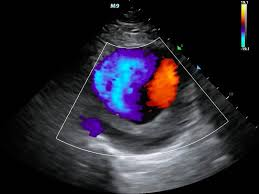
#> input picture notebooks/doplerUS.jpg, 259 x 194 px
$ jupyter execute 3.pillowLibrary.ipynb
#> lines starting #> are read from the running program, lines starting #| are printed output that depends on the picture
# Introduction to Image Processing with Pillow in Python

In this tutorial, I'll explore the basics of image processing using the **Pillow** library in Python. Pillow is great for *beginner-level image processing* tasks, such as resizing, cropping, rotating, flipping images, and converting between different color modes. **It is not** intended for more complex tasks like *object recognition* or *image segmentation*, where libraries like **OpenCV** and **scikit-image** come in handy. However, Pillow is an excellent choice for basic automation and manipulation of image files.

How to install?
`pip install Pillow`

Now since the Pillow is installed, let's begin!

---

## Reading Images

To start working with images in Pillow, we first need to *read an image* file. We do this using the `Image` module from the `PIL` (Pillow) library.

[cell 1]
# import library
from PIL import Image

# Open an image file
img = Image.open("doplerUS.jpg")
#> img is the input picture: PIL image 259x194 RGB; mean R, G, B 41.1, 38.6, 47.6

# Show image details
print(f"Image Format: {img.format}")  # Output: JPEG
#| Image Format: JPEG
print(f"Image Mode: {img.mode}")      # Output: RGB
#| Image Mode: RGB
print(f"Image Size (width, height): {img.size}")   # Output: (259, 194)
#| Image Size (width, height): (259, 194)

**Explanation**:
- `Image.open()`: Opens an image file.
- `img.format`: Returns the format of the image (e.g., JPEG, PNG).
- `img.mode`: Describes the color space of the image (e.g., RGB, grayscale).
- `img.size`: Provides the dimensions of the image (width, height).

---

## Resizing Images

Resizing images can be done with the `.resize()` method, but this method does not maintain the aspect ratio by default. If I want to maintain the aspect ratio, I can use `.thumbnail()`.

### Resizing Without Maintaining Aspect Ratio:

[cell 2]
# Resize image to new dimensions without maintaining aspect ratio
resized_img1 = img.resize((200, 300))
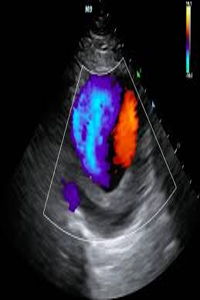
#> resized_img1: PIL image 200x300 RGB; mean R, G, B 41.1, 38.6, 47.6
# Un-comment t osave the image
# resized_img.save("resized_doplerUS.jpg")

# Plot the image
import matplotlib.pyplot as plt
plt.imshow(resized_img1)
plt.show()

# print new image size
print(f"The new Width is {resized_img1.size[0]} and new height is {resized_img1.size[1]}")
#| The new Width is 200 and new height is 300

### Resizing With Aspect Ratio Preservation:

[cell 3]
# Resize image while maintaining aspect ratio
img.thumbnail((200, 300))
#> img: PIL image 200x150 RGB
# Un-comment t osave the image
# img.save("thumbnail_image.jpg")

# Plot the image
import matplotlib.pyplot as plt
plt.imshow(img)
# plt.axis('off')  # Optional: Hide axes
plt.show()

# print new image size
print(f"The new Width is {img.size[0]} and new height is {img.size[1]}")
#| The new Width is 200 and new height is 150

**Explanation**:
- `resize()`: Resizes the image to a specific width and height, potentially **distorting** it.
- `thumbnail()`: Resizes the image to fit within the specified dimensions while preserving the aspect ratio.

---

## Cropping and Pasting Images
### Cropping:
Cropping an image in Pillow is straightforward using the `.crop()` method. You specify the coordinates for the box to crop: `(left, upper, right, lower)`. For example:
We're specifying a rectangle with:
- Left edge at x = 0 (starting from the leftmost side).
- Upper edge at y = 0 (starting from the topmost side).
- Right edge at x = 50 (50 pixels from the left).
- Lower edge at y = 50 (50 pixels from the top).

[cell 4]
# Crop the image: (left, upper, right, lower)
cropped_img = img.crop((100, 100, 200, 200))
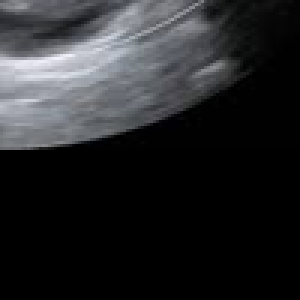
#> cropped_img: PIL image 100x100 RGB (shown 3 times larger); mean R, G, B 38.1, 38.9, 40.9
# cropped_img.save("images/cropped_image.jpg")

plt.imshow(cropped_img)
plt.show()

### Pasting:
To paste one image onto another, we first need to open the target image and the image to paste. We can use the `.paste()` method to place one image at a specified location.

[cell 5]
# Open two images
img1 = Image.open("test_image.jpeg")
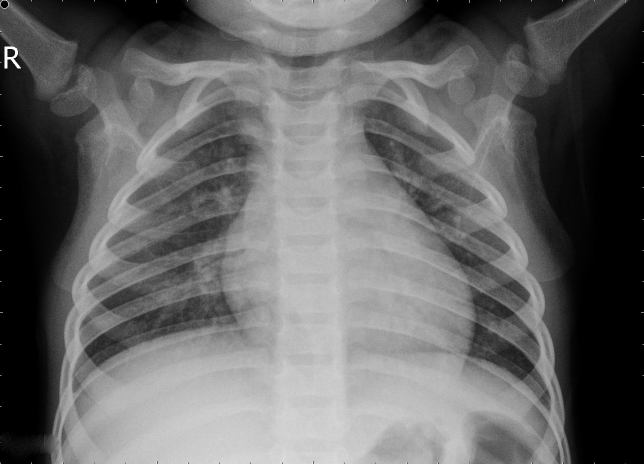
#> input picture notebooks/test_image.jpeg, 1288 x 928 px (shown at 1/2 size)
#> img1 is the input picture: PIL image 1288x928 L; min 0, max 255, mean 102.6
img2 = Image.open("doplerUS.jpg")

# Resize img2 to fit
img2.thumbnail((200, 200))

# Create a copy of img1
img1_copy = img1.copy()

# Paste img2 onto img1_copy at coordinates (50, 50)
img1_copy.paste(img2, (50, 50))

# Save the result
# img1_copy.save("images/pasted_image.jpg")

plt.imshow(img1_copy, cmap="gray")
plt.show()

---

## Rotating and Flipping Images

Pillow makes it easy to rotate and flip images using `.rotate()` and `.transpose()`.

### Rotating:

[cell 6]
# Rotate image by 90 degrees
rotated_img = img.rotate(90)
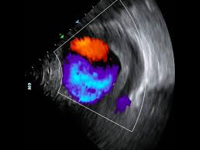
#> rotated_img: PIL image 200x150 RGB; mean R, G, B 39.4, 36.9, 46

plt.imshow(rotated_img)

If we want to keep the entire image after rotation (including the corners that may get cut off), we can use the expand=True option.

[cell 7]
# Rotate image by 90 degrees
rotated_img = img.rotate(90, expand = True)
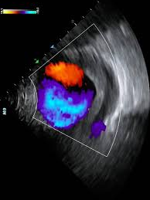
#> rotated_img: PIL image 150x200 RGB; mean R, G, B 41.1, 38.6, 47.6
rotated_img1 = img.rotate(45, expand = True)
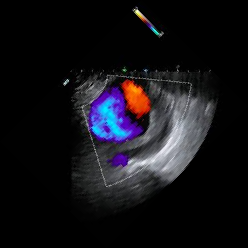
#> rotated_img1: PIL image 248x248 RGB; mean R, G, B 20, 18.8, 23.2

fig, axes = plt.subplots(1, 2, figsize = (10, 5))
axes[0].imshow(rotated_img)
axes[1].imshow(rotated_img1)

plt.tight_layout()
plt.show()

**Explanation**:
- `plt.subplots(1, 2)`: Creates a grid of 1 row and 2 columns for images.
- `axes[0].imshow(rotated_img)`: Displays the first rotated image on the left.
- `axes[1].imshow(rotated_img1)`: Displays the second rotated image on the right.
- `axes[i].axis('off')`: Hides the axes for a cleaner image display.
- `plt.tight_layout()`: Automatically adjusts the spacing between the subplots for better layout.

This will display the rotated images side by side in a single window.

### Flipping:

Pillow also provides methods for flipping images horizontally or vertically using `.transpose()`.

[cell 8]
# Flip image horizontally (left to right)
flipped_img_lr = img.transpose(Image.FLIP_LEFT_RIGHT)
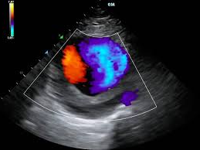
#> flipped_img_lr: PIL image 200x150 RGB; mean R, G, B 41.1, 38.6, 47.6

# Flip image vertically (top to bottom)
flipped_img_tb = img.transpose(Image.FLIP_TOP_BOTTOM)
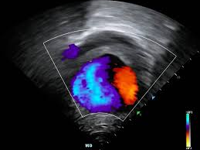
#> flipped_img_tb: PIL image 200x150 RGB; mean R, G, B 41.1, 38.6, 47.6

fig, axes = plt.subplots(1, 2, figsize = (10, 5))
axes[0].imshow(flipped_img_lr)
axes[1].imshow(flipped_img_tb)

plt.tight_layout()
plt.show()

---

## Converting Between Color Modes

Pillow supports converting between different color spaces like grayscale, RGB, and CMYK. To convert an image to grayscale, use `.convert()`.

[cell 9]
# Convert the image to grayscale
gray_img = img.convert("L")

fig, axes = plt.subplots(1, 2, figsize = (10, 5))
axes[0].imshow(gray_img, cmap = "gray")
axes[1].imshow(img)

plt.tight_layout()
plt.show()

Other possible modes:
- "RGB": Standard color mode.
- "L": Grayscale mode.
- "CMYK": Cyan, Magenta, Yellow, and Key (Black) mode.

---

## Automating Image Processing

If we have a folder full of images and want to apply the same process to each, we can automate this with the glob library to read files and apply processing to all of them.

[cell 10]
import glob

# Set path to images
path = "xray_images/*.jpeg"

# Iterate through all images in the folder
for file in glob.glob(path):
    img = Image.open(file)
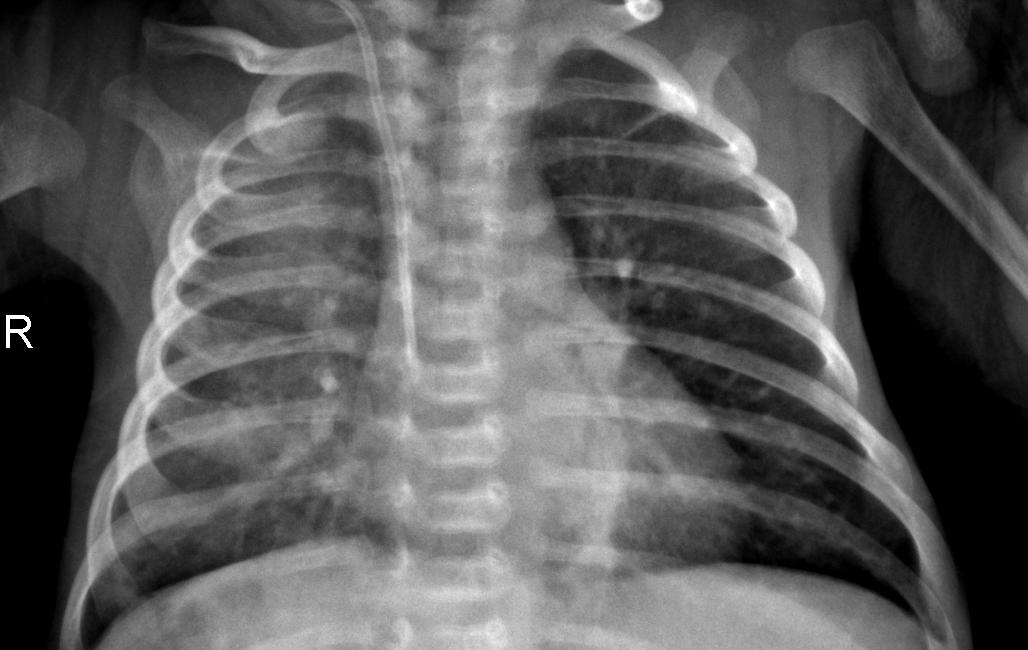
#> input picture notebooks/xray_images/person10_bacteria_43.jpeg, 1028 x 650 px
#> img is the input picture: PIL image 1028x650 L; min 0, max 255, mean 91.3

    # Rotate each image by 45 degrees
    rotated_img = img.rotate(45, expand=True)
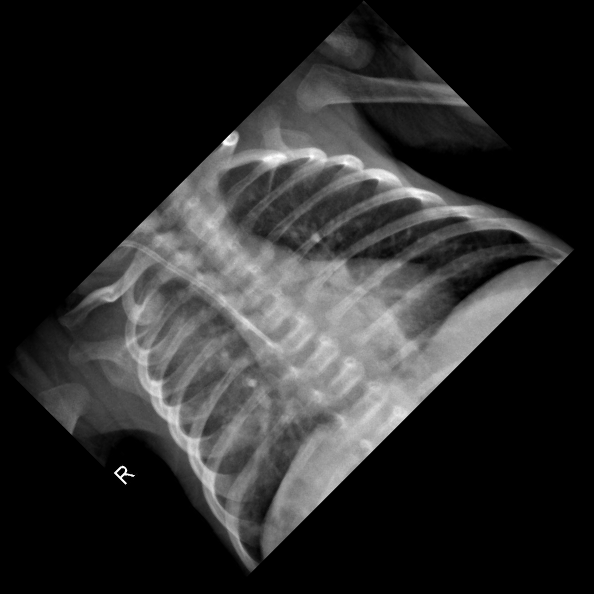
#> rotated_img: PIL image 1188x1188 L (shown at 1/2 size); min 0, max 255, mean 43.2

    # Save the processed image
    # rotated_img.save(f"{file}_rotated_45.jpg")

    # Display them
    fig, axes = plt.subplots(1, 2, figsize = (10, 5))
    axes[0].imshow(img, cmap = "gray")
    axes[1].imshow(rotated_img, cmap = "gray")

    plt.tight_layout()
    plt.show()
#> pass 2 of the loop `for file in glob.glob(path):`:
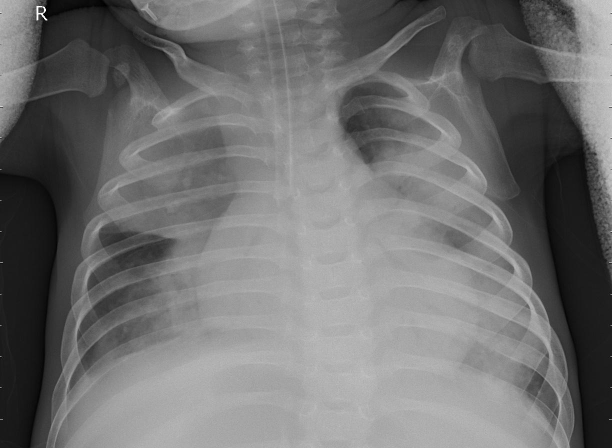
#> input picture notebooks/xray_images/person7_bacteria_24.jpeg, 1224 x 896 px (shown at 1/2 size)
#> img is the input picture: PIL image 1224x896 L; min 0, max 255, mean 112.5
#> `rotated_img = img.rotate(45, expand=True)`:
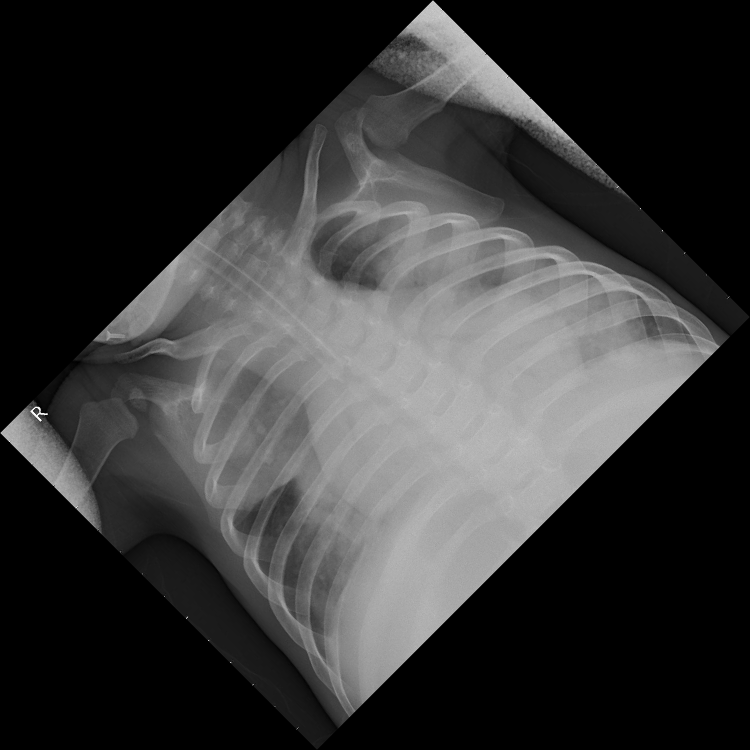
#> rotated_img: PIL image 1500x1500 L (shown at 1/2 size); min 0, max 255, mean 54.8
#> `plt.show()`:
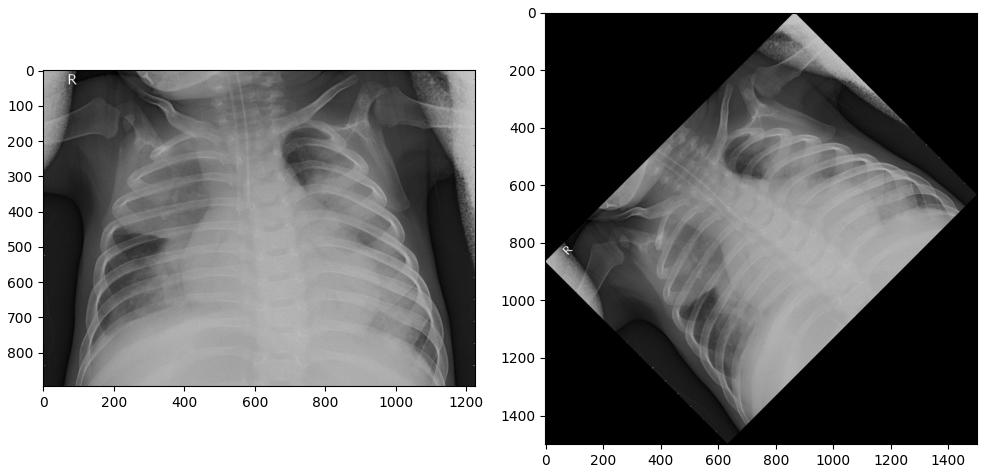
#> figure drawn by matplotlib, 2 panels
#> pass 3 of the loop `for file in glob.glob(path):`:
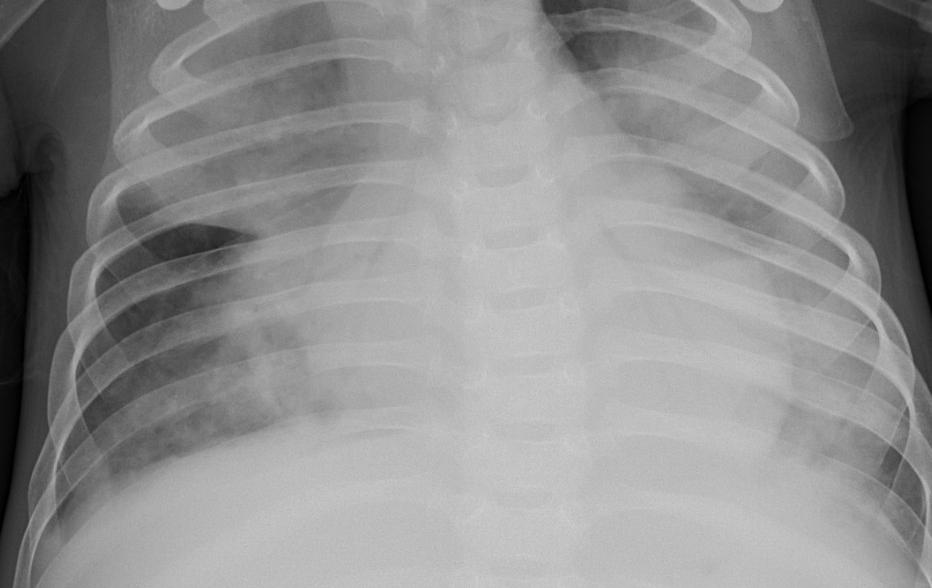
#> input picture notebooks/xray_images/person7_bacteria_25.jpeg, 932 x 588 px
#> img is the input picture: PIL image 932x588 RGB; min 0, max 209, mean 142.9
#> `plt.show()`:
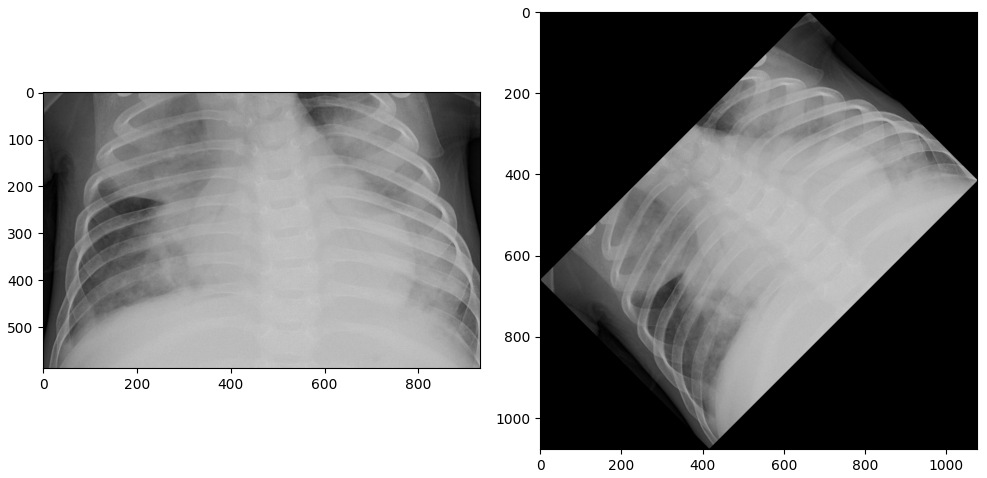
#> figure drawn by matplotlib, 2 panels
